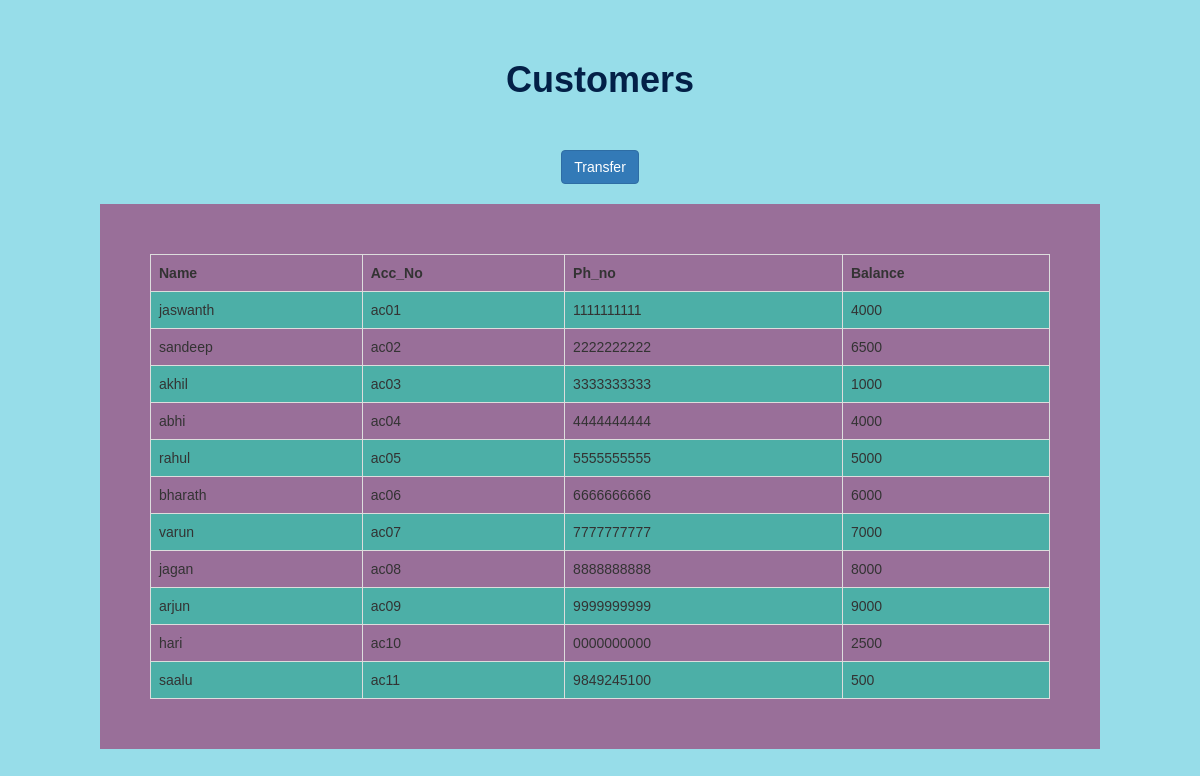
Screenshot of /all_customers with the database file from the repository.
### bankapp/models.py (models this page shows, shortened)
class Customers(models.Model):
    account_no = models.CharField(max_length=10)
    name = models.CharField(max_length=25)
    phno = models.CharField(max_length=10)
    balance = models.IntegerField()

### bankapp/views.py (the view)
# urls.py: path('all_customers',views.all_customers,name='all_customers'),
def all_customers(request):
    customer=Customers.objects.all()
    content={'customer':customer}
    return render(request, 'all_customers.html',content)

### templates/all_customers.html (shortened to what this page needs)
<!DOCTYPE html>
<html>
<head>
<link rel="stylesheet" href="https://maxcdn.bootstrapcdn.com/bootstrap/3.4.1/css/bootstrap.min.css">
</head>
<body>
    <br>
    <br>
    <h1 style="text-align:center"><b>Customers</b></h1>
    <br>
    <br>
    <div class="container bg-light">
      <div class="col-md-12 text-center">
    <button type="button" class="btn btn-primary" onclick="myFunction()">Transfer</button>
  </div>
</div>
    <br>
    <div class='container1'>
          <table>
            <tr>
              <th>Name</th>
              <th>Acc_No</th>
              <th>Ph_no</th>
              <th>Balance</th>
            </tr>
          {% for i in customer %}
            <tr>
                <td>{{i.name}}</td>
                <td>{{i.account_no}}</td>
                <td>{{i.phno}}</td>
                <td>{{i.balance}}</td>
            </tr>
          {% endfor %}
         </table>
      </div>
</body>
</html>

### templates/all_customers.html (style rules this page uses)
body { font-family: Arial, Helvetica, sans-serif; background-color: rgb(151, 221, 233); }
h1 { color: #032047; }
.container1 { background-color: rgb(153, 111, 153); max-width: 1000px; margin: auto; padding: 50px; }
table { font-family: arial, sans-serif; border-collapse: collapse; width: 100%; }
td, th { border: 1px solid #dddddd; text-align: left; padding: 8px; }
tr:nth-child(even) { background-color: #4cafa7; }

### rows the page displays
Customers: name "jaswanth", account_no "ac01", phno "1111111111", balance "4000"
Customers: name "sandeep", account_no "ac02", phno "2222222222", balance "6500"
Customers: name "akhil", account_no "ac03", phno "3333333333", balance "1000"
Customers: name "abhi", account_no "ac04", phno "4444444444", balance "4000"
Customers: name "rahul", account_no "ac05", phno "5555555555", balance "5000"
Customers: name "bharath", account_no "ac06", phno "6666666666", balance "6000"
Customers: name "varun", account_no "ac07", phno "7777777777", balance "7000"
Customers: name "jagan", account_no "ac08", phno "8888888888", balance "8000"
Customers: name "arjun", account_no "ac09", phno "9999999999", balance "9000"
Customers: name "hari", account_no "ac10", phno "0000000000", balance "2500"
Customers: name "saalu", account_no "ac11", phno "9849245100", balance "500"
